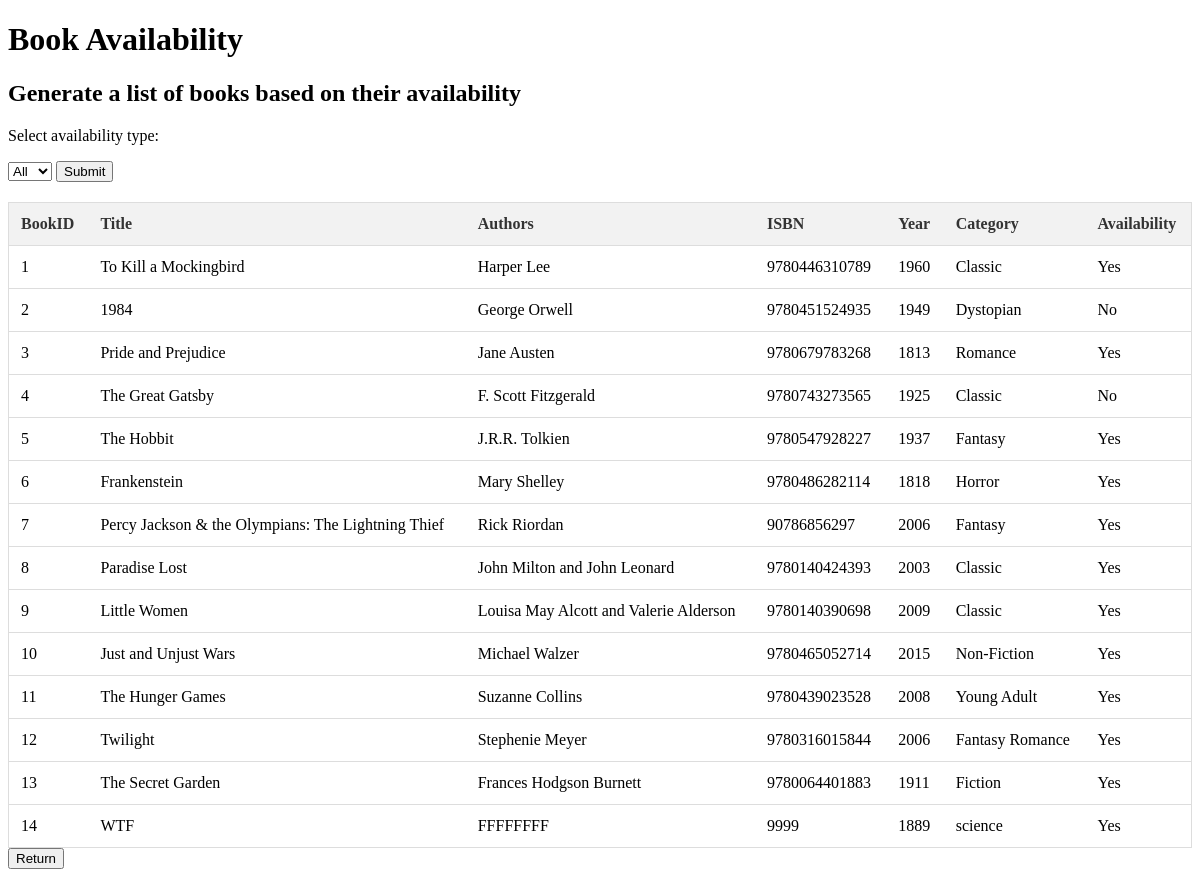
/availabilityType, run on the app's committed database.
### tables this page shows
CREATE TABLE "Books" (
	"BookID"	INTEGER,
	"Title"	TEXT,
	"Authors"	TEXT,
	"ISBN"	TEXT,
	"PublicationYear"	INTEGER,
	"Category"	TEXT,
	"Availability"	TEXT CHECK("Availability" IN ('Yes', 'No')),
	PRIMARY KEY("BookID")
);

### app.py (the view)
@app.route('/availabilityType', methods=['GET'])
def report_book_availability():
    conn = sqlite3.connect(DATABASE)
    cur = conn.cursor()
    choice = request.args.get('output')
    if choice == 'Yes' or choice == 'No':
     cur.execute('SELECT * FROM Books WHERE Availability = ?', (choice,))
    else:
     cur.execute('SELECT * FROM Books')
    results = cur.fetchall()
    conn.close
    return render_template('availability.html', results=results)

### templates/availability.html (shortened to what this page needs)
<!DOCTYPE html>
<html lang="en">
<head>
</head>
<body>
    <h1>Book Availability</h1>
    <h2>Generate a list of books based on their availability</h2>
    <p>Select availability type:</p>
   <section>
    <form action="/availabilityType" method = "get">
      <select id="select">
         <option value ="All">All</option>
     </select>
     <button type="submit" onclick="getValue()">Submit</button>
    </form>
   </section>
   <table>
      <tr>
          <th>BookID</th>
          <th>Title</th>
          <th>Authors</th>
          <th>ISBN</th>
          <th>Year</th>
          <th>Category</th>
          <th>Availability</th>
      </tr>
      {% for book in results %}
      <tr>
          <td>{{ book[0]}}</td>
          <td>{{ book[1]}}</td>
          <td>{{ book[2]}}</td>
          <td>{{ book[3]}}</td>
          <td>{{ book[4]}}</td>
          <td>{{ book[5]}}</td>
          <td>{{ book[6]}}</td>
      </tr>
      {% endfor %}
  </table>
<form action="/previous">
   <button type="submit">Return</button>
</form>
</body>
</html>

### templates/availability.html (style rules this page uses)
table { width: 100%; border-collapse: collapse; border: 1px solid #ddd; margin-top: 20px; }
th, td { padding:12px; text-align: left; border-bottom: 1px solid #ddd }
th { background-color: #f2f2f2; color: #333; }

### data on the page
Books: BookID "1", Title "To Kill a Mockingbird", Authors "Harper Lee", ISBN "9780446310789", PublicationYear "1960", Category "Classic", Availability "Yes"
Books: BookID "2", Title "1984", Authors "George Orwell", ISBN "9780451524935", PublicationYear "1949", Category "Dystopian", Availability "No"
Books: BookID "3", Title "Pride and Prejudice", Authors "Jane Austen", ISBN "9780679783268", PublicationYear "1813", Category "Romance", Availability "Yes"
Books: BookID "4", Title "The Great Gatsby", Authors "F. Scott Fitzgerald", ISBN "9780743273565", PublicationYear "1925", Category "Classic", Availability "No"
Books: BookID "5", Title "The Hobbit", Authors "J.R.R. Tolkien", ISBN "9780547928227", PublicationYear "1937", Category "Fantasy", Availability "Yes"
Books: BookID "6", Title "Frankenstein", Authors "Mary Shelley", ISBN "9780486282114", PublicationYear "1818", Category "Horror", Availability "Yes"
Books: BookID "7", Title "Percy Jackson & the Olympians: The Lightning Thief", Authors "Rick Riordan", ISBN "90786856297", PublicationYear "2006", Category "Fantasy", Availability "Yes"
Books: BookID "8", Title "Paradise Lost", Authors "John Milton and John Leonard", ISBN "9780140424393", PublicationYear "2003", Category "Classic", Availability "Yes"
Books: BookID "9", Title "Little Women", Authors "Louisa May Alcott and Valerie Alderson", ISBN "9780140390698", PublicationYear "2009", Category "Classic", Availability "Yes"
Books: BookID "10", Title "Just and Unjust Wars", Authors "Michael Walzer", ISBN "9780465052714", PublicationYear "2015", Category "Non-Fiction", Availability "Yes"
Books: BookID "11", Title "The Hunger Games", Authors "Suzanne Collins", ISBN "9780439023528", PublicationYear "2008", Category "Young Adult", Availability "Yes"
Books: BookID "12", Title "Twilight", Authors "Stephenie Meyer", ISBN "9780316015844", PublicationYear "2006", Category "Fantasy Romance", Availability "Yes"
Books: BookID "13", Title "The Secret Garden", Authors "Frances Hodgson Burnett", ISBN "9780064401883", PublicationYear "1911", Category "Fiction", Availability "Yes"
Books: BookID "14", Title "WTF", Authors "FFFFFFFF", ISBN "9999", PublicationYear "1889", Category "science", Availability "Yes"
